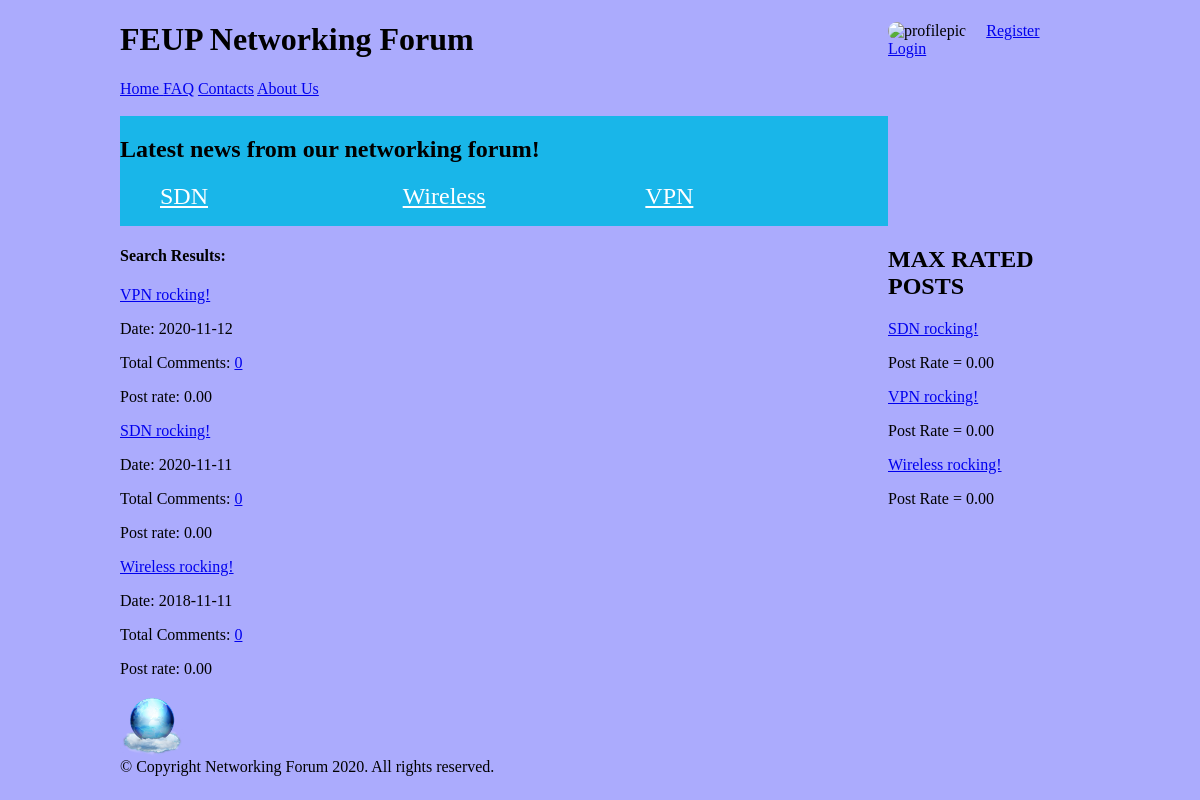
/php/list_search_results.php, run on the app's committed database.
### tables this page shows
CREATE TABLE forumpost (
    postid integer PRIMARY KEY AUTOINCREMENT,
    posttitle text NOT NULL,
    content text CHECK(LENGTH(content)>= 0 AND LENGTH(content)<20000),
    username text REFERENCES user, 
    published INTEGER, 
    topic text REFERENCES topic, 
    postrate integer CHECK(postrate>=0 AND postrate <=5)
    );

### php/list_search_results.php (called while the page is built)
<?php
  require_once("../database/init.php");
  require_once("../database/posts.php");
  require_once("../database/comments.php");
  include_once("../templates/homepage_section/header_pagina_inicial_tpl.php");
  include_once("../templates/homepage_section/topics_tpl.php");
  $posttitle = $_GET["posttitle"];
  $date = $_GET["published"];
  $minPostRate = $_GET["minPostRate"];
  $maxPostRate = $_GET["maxPostRate"];
  if(isset($posttitle) && isset($date) && isset($minPostRate) && isset($maxPostRate)){
    $stories = getPostsBySearch($posttitle, $date, $minPostRate, $maxPostRate);
  } else {
    $stories = getAllPosts($page);
  }
  $maxrates = getPostsWithBestRating();
  include_once("../templates/homepage_section/max_rated_tpl.php");
  include_once("../templates/homepage_section/search_results_tpl.php");
  include_once("../templates/static_sections/footer_tpl.php");
?>

### database/posts.php (called while the page is built, shortened)
<?php
function getAllPosts($page)
{
  global $dbh;
  $stmt = $dbh->prepare('SELECT * FROM forumpost ORDER BY published DESC LIMIT ? OFFSET ?');
  $stmt->execute(array(3, ($page-1)*3));
  return $stmt->fetchAll();
}
function getPostsWithBestRating() {
  global $dbh;
  $stmt = $dbh->prepare('SELECT *  FROM forumpost ORDER BY forumpost.postrate DESC LIMIT 3');
  $stmt->execute();
  return $stmt->fetchAll();
}

### database/comments.php (called while the page is built, shortened)
<?php
  function getTotalOfCommentsOnPost($postid){
    global $dbh;
    $stmt = $dbh->prepare('SELECT COUNT(comment.postid) as numbOfComments FROM comment WHERE postid = ?');
    $stmt->execute(array($postid));
    return $stmt->fetchColumn();
  }
?>

### templates/homepage_section/search_results_tpl.php (the view, shortened to what this page needs)
<?php
require_once("../database/comments.php");
require_once("../database/posts.php");
?>
<section id="posts">
<article>
  <aside id="related">
   <h1> Search Results:</h1>
   <?php foreach ($stories as $story) { ?>
   <article>
    <a href="../php/post.php?postid=<?php echo $story['postid'] ?>"><?php echo $story['posttitle'] ?></a>
    <p class="date"> Date: <?= $story['published'] ;?></p>
    <?php $numbOfComments = getTotalOfCommentsOnPost($story['postid']); ?>
    <p>Total Comments: <a href="../php/post.php?postitle=<?php echo $story['posttitle'] ?>&postid=<?php echo $story['postid']?>">
    <?php echo $numbOfComments; ?></a>
    <p>Post rate: <?php echo number_format($story["postrate"], 2, '.', ''); ?></p>
   </article>
  </aside>
<?php  } ?>

### templates/homepage_section/max_rated_tpl.php
<aside id="maxrated">
        <h1> MAX RATED POSTS</h1>
        <article>
            <?php foreach($maxrates as $maxrated) {  ?>
              <p><a href="../php/post.php?postid=<?php echo $maxrated['postid'] ?>">
              <?php echo $maxrated['posttitle'] ?></a></p>
              <p>Post Rate = <?php echo number_format($maxrated['postrate'], 2, '.', ''); ?></p>
            <?php  } ?>
        </article>
</aside>

### css/initialpage.css (style rules this page uses)
body { background-color: #ababfd; margin: 0 auto; width: 60em; display: grid; grid-template-columns: [start] 4fr [middle] 1fr [end]; grid-template-rows: [start] auto [topics] auto [posts] 1fr [footer] auto [end]; }
body > header h1 { font-family: garamond; }
aside { grid-column: middle; grid-row: topics/end; }
#posts { grid-column: start; }
body > header h1 { grid-column: 1; grid-row: 1; }

### data on the page
forumpost: posttitle "SDN rocking!", postrate "0.00", published "2020-11-11", numbOfComments "0"
forumpost: posttitle "VPN rocking!", postrate "0.00", published "2020-11-12", numbOfComments "0"
forumpost: posttitle "Wireless rocking!", postrate "0.00", published "2018-11-11", numbOfComments "0"
